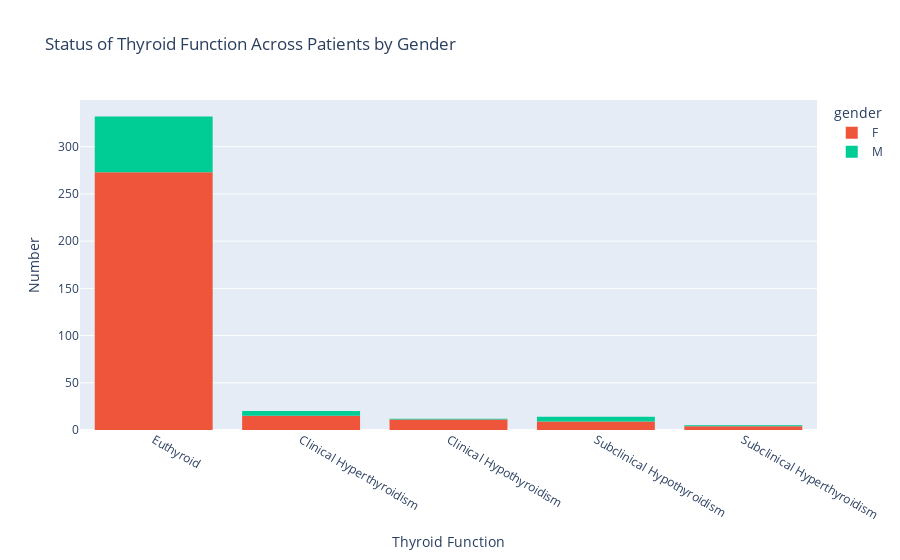

Notebook cell for this chart:
### Markdown cell above
**Observations:**
* Risk of cancer is high among smokers and low among non smokers
* Risk of cancer decreases for those who quitted from smoking
* Raiotherapy does not significantly affect on risk increase

### Code cell
# Create a histogram of thyroid function status across patients by gender
fig = px.histogram(
    df, 
    x="thyroid_function",
    color="gender",
    color_discrete_map=dict(colors=px.colors.qualitative.Alphabet),
    title="Status of Thyroid Function Across Patients by Gender"
)

# Update layout properties of the figure
fig.update_layout(
    xaxis_title="Thyroid Function",
    yaxis_title="Number"
)

# Display the figure
fig.show()

### Figure 1 — Plotly figure (JSON) as saved in the notebook; plotly's stock layout.template omitted (floating-point values rounded to 4 significant figures; data arrays with more than 128 entries replaced by an {"elided": "..."} marker saying what was removed)
{"data": [{"alignmentgroup": "True", "bingroup": "x", "hovertemplate": "gender=F<br>thyroid_function=%{x}<br>count=%{y}<extra></extra>", "legendgroup": "F", "marker": {"color": "#EF553B", "pattern": {"shape": ""}}, "name": "F", "offsetgroup": "F", "orientation": "v", "showlegend": true, "type": "histogram", "x": {"elided": "312 str values"}, "xaxis": "x", "yaxis": "y"}, {"alignmentgroup": "True", "bingroup": "x", "hovertemplate": "gender=M<br>thyroid_function=%{x}<br>count=%{y}<extra></extra>", "legendgroup": "M", "marker": {"color": "#00cc96", "pattern": {"shape": ""}}, "name": "M", "offsetgroup": "M", "orientation": "v", "showlegend": true, "type": "histogram", "x": ["Euthyroid", "Subclinical Hyperthyroidism", "Euthyroid", "Euthyroid", "Euthyroid", "Euthyroid", "Euthyroid", "Euthyroid", "Euthyroid", "Euthyroid", "Euthyroid", "Euthyroid", "Euthyroid", "Euthyroid", "Subclinical Hypothyroidism", "Clinical Hyperthyroidism", "Subclinical Hypothyroidism", "Euthyroid", "Clinical Hyperthyroidism", "Euthyroid", "Euthyroid", "Euthyroid", "Euthyroid", "Euthyroid", "Clinical Hyperthyroidism", "Euthyroid", "Euthyroid", "Euthyroid", "Euthyroid", "Euthyroid", "Euthyroid", "Euthyroid", "Euthyroid", "Euthyroid", "Euthyroid", "Euthyroid", "Euthyroid", "Euthyroid", "Subclinical Hypothyroidism", "Euthyroid", "Euthyroid", "Euthyroid", "Euthyroid", "Euthyroid", "Euthyroid", "Euthyroid", "Euthyroid", "Euthyroid", "Euthyroid", "Euthyroid", "Euthyroid", "Euthyroid", "Euthyroid", "Euthyroid", "Subclinical Hypothyroidism", "Clinical Hypothyroidism", "Euthyroid", "Euthyroid", "Euthyroid", "Euthyroid", "Subclinical Hypothyroidism", "Clinical Hyperthyroidism", "Euthyroid", "Euthyroid", "Euthyroid", "Euthyroid", "Euthyroid", "Euthyroid", "Euthyroid", "Clinical Hyperthyroidism", "Euthyroid"], "xaxis": "x", "yaxis": "y"}], "layout": {"barmode": "relative", "legend": {"title": {"text": "gender"}, "tracegroupgap": 0}, "title": {"text": "Status of Thyroid Function Across Patients by Gender"}, "xaxis": {"anchor": "y", "domain": [0, 1], "title": {"text": "Thyroid Function"}}, "yaxis": {"anchor": "x", "domain": [0, 1], "title": {"text": "Number"}}}}
